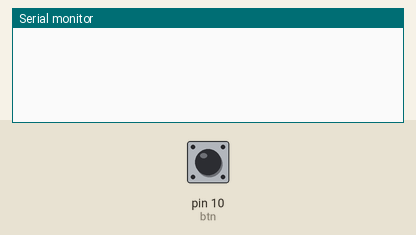
Bench run of a sketch on a simulated Arduino Uno, built with avr-gcc and run on an emulated ATmega328P. Shown: the last lines printed to the serial monitor. The inputs (shaded band) are chosen by the test bench; at power-on: pin 10 (btn) LOW. Random numbers use the default seed unless the sketch sets one.

Above: at 1.2 s.
1.3 s: pin 10 (btn) pulled HIGH for 0.15 s
At 2.4 s:
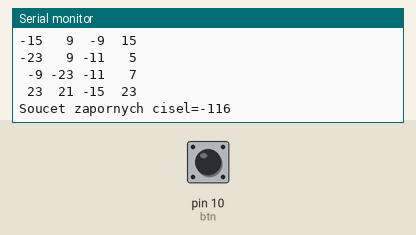
2.9 s: pin 10 (btn) pulled HIGH for 1 s
At 3.28 s:
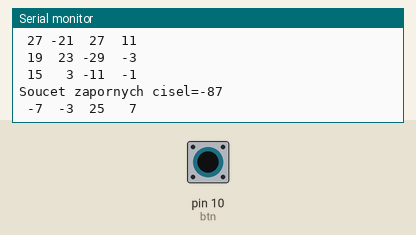
5.4 s: pin 10 (btn) pulled HIGH for 0.15 s
At 6.7 s:
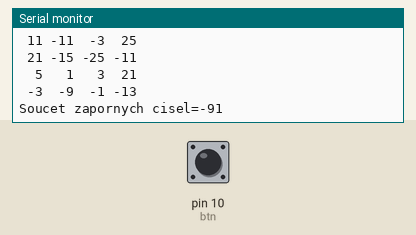
7.1 s: pin 10 (btn) driven HIGH
At 7.48 s:
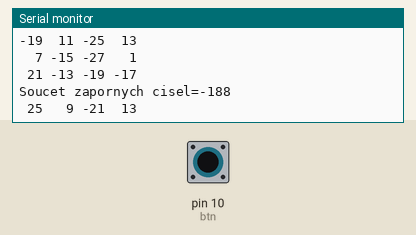
10.1 s: pin 10 (btn) pulsed LOW 5 times (0.12 s each, 0.3 s apart)
Timing chart, 0 to 13.1 s (numbered marks = the images above; inputs shaded):
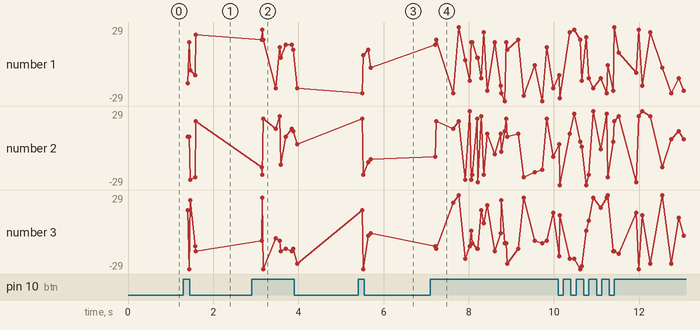

Measured:
- after the input at 1.3 s, the serial monitor: prints a new line after 0.10 s (image 1)
- after the input at 2.9 s, the serial monitor: prints a new line after 0.10 s (image 2)
- after the input at 5.4 s, the serial monitor: prints a new line after 0.10 s (image 3)
- after the input at 7.1 s, the serial monitor: prints a new line after 0.10 s (image 4)
- plotted number 1: -3 → -19 after the input at 7.1 s
- plotted number 2: 21 → 3 after the input at 2.9 s, -9 → -7 after the input at 7.1 s
- plotted number 3: -1 → 15 after the input at 7.1 s

The sketch:

matice.ino
```cpp
/*
Napi te a odladte program , který bude na základe stisknutí tlacítka generovat ctvercovou matici
4 x 4 císel v intervalu -30 do +30 vcetne, ale jen sudá císla.

Va im úkolem je vygenerovanou matici odeslat na sériovou linku tak,
aby hodnoty byly zarovnány pod sebou.
Následne pak vypocítat soucet záporných hodnot matice
*/

unsigned int x,y;
static unsigned int btn = 10;
static unsigned int size = 4;

int pushed = 1;

void setup()
{
	Serial.begin(9600);
	pinMode(btn, INPUT);
}

void loop()
{

	if (pushed && digitalRead(btn))
	{
		pushed = 0;
		int total = 0;
		delay(100); // aby se netisklo vic matic

		for(x=0; x<size; x++){
			for(y=0; y<size; y++){
				int cislo = random(-15, 15);
				cislo = cislo*2+1;

				if (cislo < 10 && cislo >= 0)
				{
					Serial.print("  ");
				}
				else if ((cislo < 31 && cislo >= 10) || cislo > -10)
				{
					Serial.print(" ");
				}

				if ( cislo < 0 )
				{
					total += cislo;
				}
				Serial.print(cislo);
				Serial.print(" ");
			}
			Serial.println("");
		}
		Serial.print("Soucet zapornych cisel=");
		Serial.println(total);
	}
	else
	{
		pushed = 1;
	}
}
```
